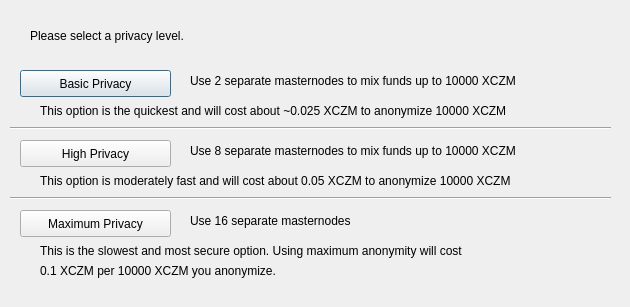
<?xml version="1.0" encoding="UTF-8"?>
<ui version="4.0">
 <class>ObfuscationConfig</class>
 <widget class="QDialog" name="ObfuscationConfig">
  <property name="geometry">
   <rect>
    <x>0</x>
    <y>0</y>
    <width>630</width>
    <height>307</height>
   </rect>
  </property>
  <property name="windowTitle">
   <string>Configure Obfuscation</string>
  </property>
  <widget class="QPushButton" name="buttonBasic">
   <property name="geometry">
    <rect>
     <x>20</x>
     <y>70</y>
     <width>151</width>
     <height>27</height>
    </rect>
   </property>
   <property name="text">
    <string>Basic Privacy</string>
   </property>
  </widget>
  <widget class="QPushButton" name="buttonHigh">
   <property name="geometry">
    <rect>
     <x>20</x>
     <y>140</y>
     <width>151</width>
     <height>27</height>
    </rect>
   </property>
   <property name="text">
    <string>High Privacy</string>
   </property>
  </widget>
  <widget class="QPushButton" name="buttonMax">
   <property name="geometry">
    <rect>
     <x>20</x>
     <y>210</y>
     <width>151</width>
     <height>27</height>
    </rect>
   </property>
   <property name="text">
    <string>Maximum Privacy</string>
   </property>
  </widget>
  <widget class="QLabel" name="label">
   <property name="geometry">
    <rect>
     <x>30</x>
     <y>20</y>
     <width>571</width>
     <height>31</height>
    </rect>
   </property>
   <property name="text">
    <string>Please select a privacy level.</string>
   </property>
  </widget>
  <widget class="QLabel" name="label_2">
   <property name="geometry">
    <rect>
     <x>190</x>
     <y>70</y>
     <width>421</width>
     <height>21</height>
    </rect>
   </property>
   <property name="text">
    <string>Use 2 separate masternodes to mix funds up to 10000 XCZM</string>
   </property>
  </widget>
  <widget class="QLabel" name="label_3">
   <property name="geometry">
    <rect>
     <x>190</x>
     <y>140</y>
     <width>411</width>
     <height>21</height>
    </rect>
   </property>
   <property name="text">
    <string>Use 8 separate masternodes to mix funds up to 10000 XCZM</string>
   </property>
  </widget>
  <widget class="QLabel" name="label_4">
   <property name="geometry">
    <rect>
     <x>190</x>
     <y>210</y>
     <width>421</width>
     <height>21</height>
    </rect>
   </property>
   <property name="text">
    <string>Use 16 separate masternodes</string>
   </property>
  </widget>
  <widget class="QLabel" name="label_6">
   <property name="geometry">
    <rect>
     <x>40</x>
     <y>100</y>
     <width>561</width>
     <height>21</height>
    </rect>
   </property>
   <property name="text">
    <string>This option is the quickest and will cost about ~0.025 XCZM to anonymize 10000 XCZM</string>
   </property>
  </widget>
  <widget class="QLabel" name="label_7">
   <property name="geometry">
    <rect>
     <x>40</x>
     <y>170</y>
     <width>561</width>
     <height>21</height>
    </rect>
   </property>
   <property name="text">
    <string>This option is moderately fast and will cost about 0.05 XCZM to anonymize 10000 XCZM</string>
   </property>
  </widget>
  <widget class="QLabel" name="label_8">
   <property name="geometry">
    <rect>
     <x>40</x>
     <y>240</y>
     <width>561</width>
     <height>21</height>
    </rect>
   </property>
   <property name="text">
    <string>This is the slowest and most secure option. Using maximum anonymity will cost</string>
   </property>
  </widget>
  <widget class="QLabel" name="label_9">
   <property name="geometry">
    <rect>
     <x>40</x>
     <y>260</y>
     <width>561</width>
     <height>21</height>
    </rect>
   </property>
   <property name="text">
    <string>0.1 XCZM per 10000 XCZM you anonymize.</string>
   </property>
  </widget>
  <widget class="Line" name="line">
   <property name="geometry">
    <rect>
     <x>10</x>
     <y>120</y>
     <width>601</width>
     <height>16</height>
    </rect>
   </property>
   <property name="orientation">
    <enum>Qt::Horizontal</enum>
   </property>
  </widget>
  <widget class="Line" name="line_2">
   <property name="geometry">
    <rect>
     <x>10</x>
     <y>190</y>
     <width>601</width>
     <height>16</height>
    </rect>
   </property>
   <property name="orientation">
    <enum>Qt::Horizontal</enum>
   </property>
  </widget>
 </widget>
 <resources/>
 <connections/>
</ui>
